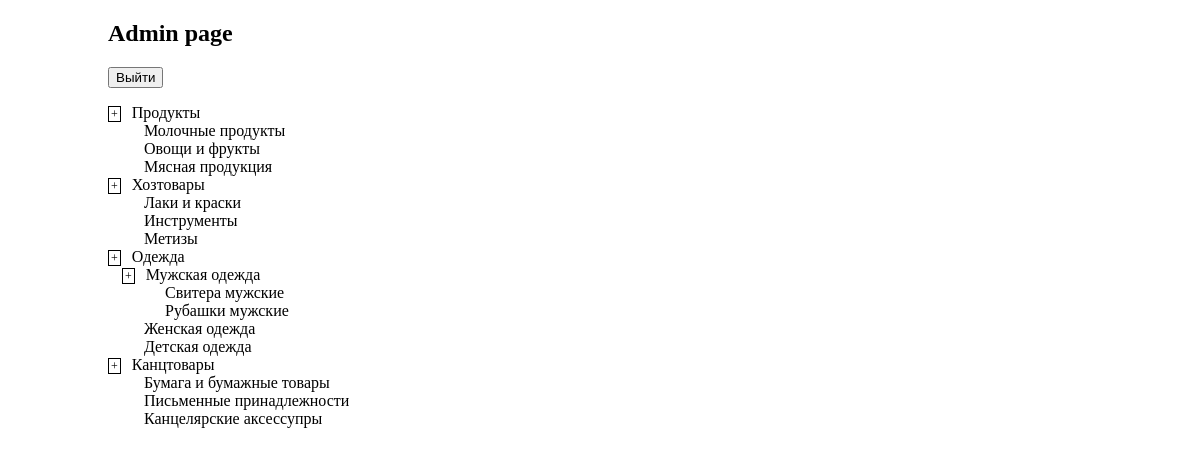
The app's page / (signed in) with its own data.
### tables this page shows
CREATE TABLE `tr_tree` (
  `id` int(11) NOT NULL,
  `name` varchar(255) DEFAULT NULL,
  `description` text,
  `parent` int(11) NOT NULL DEFAULT '0'
);

### functions.php (called while the page is built, shortened)
<?php
function includes($module,$params=array()){
	if(file_exists(BASE_PATH.$module)){
		require(BASE_PATH.$module);
		$ret=ob_get_contents();
		return $ret;
	}
	return false;
}
?>

### index.php (called while the page is built, shortened)
<?php
require('functions.php');
if(isset($_SESSION['login'])){
	$content=includes('templates/admin_page.php');
}else{
	$content=includes('templates/main_page.php');
}
require('templates/index_page.php');
?>

### tree.php (called while the page is built, shortened)
<?php
class cTree{
public $tree;
function __construct($expand = 0){
	$this->parentslist = $this->getTreeData($expand);
	$this->tree = $this->buildTree($this->parentslist,0);
}
private function getTreeData($expand=0) {
	global $db;
	$sql = 'SELECT * FROM `tr_tree` ORDER BY parent,id';
	$res = $db->query($sql);
	$rows = $res->fetch_all(MYSQLI_ASSOC);
	$tmptree = array();
	foreach($rows as $row){
		$row['expand'] = $expand;
		$tmptree[intval($row['parent'])][] = $row;
	}
	return $tmptree;
}
private function buildTree($branches,$root,$level=0){
	$ctree = array();
	if (is_array($branches) && isset($branches[$root])) {
		foreach($branches[$root] as $item){
			$item['level'] = $level;
			$item['childs'] = $this->buildTree($branches, intval($item['id']),$level+1);
			$ctree[] = $item;
		}
		return $ctree;
	} else {
		return null;
	}
}
public function getDomBranch($ctree,$level=0,$parent=null){
        return includes('templates/tree_tpl.php',array('ctree' => $ctree, 'level' => $level, 'parent' => $parent, 'treeobj' => $this));
}
public function getDomTree(){
	return $this->getDomBranch($this->tree);
}
}
?>

### templates/tree_tpl.php (the view)
<?php
$dpad = 7;
$pd = ($level > 0) ? ($dpad + $dpad*$level) : 0;
?>
<ul class="simple-tree" <?if($parent){?>id="ul_<?=$parent['id']?>"<?}?> <?if($parent){?>style="<?if(!$parent['expand']){?>display:none;<?}?>"<?}?> data-level="<?=$level;?>">
<?foreach($ctree as $item){?>
	<li <?if($item['active']){?>class="active"<?}?> <?if($level > 0){?>style="padding-left:<?=$pd;?>px;"<?}?>>
		<?if($item['childs']){?>
			<span class="btn-ex" data-id="<?=$item['id'];?>">+</span>
		<?}else{?>
			<span class="btn-ab">&nbsp;</span>
		<?}?>
		<a href="#" class="tree-item" data-id="<?=$item['id'];?>" data-descr="<?=$item['description'];?>"><?=$item['name'];?></a>
		<?=($item['childs']) ? $treeobj->getDomBranch($item['childs'],$level+1,$item) : '';?>
	</li>
<?}?>
</ul>

### templates/admin_page.php (shortened to what this page needs)
<?php
require_once(BASE_PATH.'/tree.php');
$ctree = new cTree(1);
?>
<div class="wrap">
	<h1>Admin page</h1>
	<div class="simple-section">
		<button class="logout" id="logout">Выйти</button>
	</div>
	<div class="simple-section">
		<div class="simple-tree-cont">
<?= $ctree->getDomTree();?>
		</div>
	</div>
</div>

### templates/index_page.php (shortened to what this page needs)
<?
global $uri_parts,$content;
?>
<!DOCTYPE html>
<html>
<head>
<link href="/css/style.css" rel="stylesheet" media="all">
</head>
<body>
	<div class="layout layout_toggle wrap">
		<section class="content">
			<div id="content">
				<?=$content?>
			</div>
		</section>
	</div>
</body>
</html>

### css/style.css (style rules this page uses)
.wrap { margin-left:50px; }
.simple-tree-cont { float:left; }
ul.simple-tree { list-style-type:none; padding:0; width:500px; }
ul.simple-tree li a { text-decoration:none; color:#000; }
.btn-ex { border:1px solid #000; padding:0px 2px; margin-right:7px; cursor:pointer; font-size:12px; }
.btn-ab { display:inline-block; width:18px; }

### records on screen
tr_tree: name "Продукты"
tr_tree: name "Молочные продукты"
tr_tree: name "Овощи и фрукты"
tr_tree: name "Мясная продукция"
tr_tree: name "Хозтовары"
tr_tree: name "Лаки и краски"
tr_tree: name "Инструменты"
tr_tree: name "Метизы"
tr_tree: name "Одежда"
tr_tree: name "Мужская одежда"
tr_tree: name "Свитера мужские"
tr_tree: name "Рубашки мужские"
tr_tree: name "Женская одежда"
tr_tree: name "Детская одежда"
tr_tree: name "Канцтовары"
tr_tree: name "Бумага и бумажные товары"
tr_tree: name "Письменные принадлежности"
tr_tree: name "Канцелярские аксессупры"
